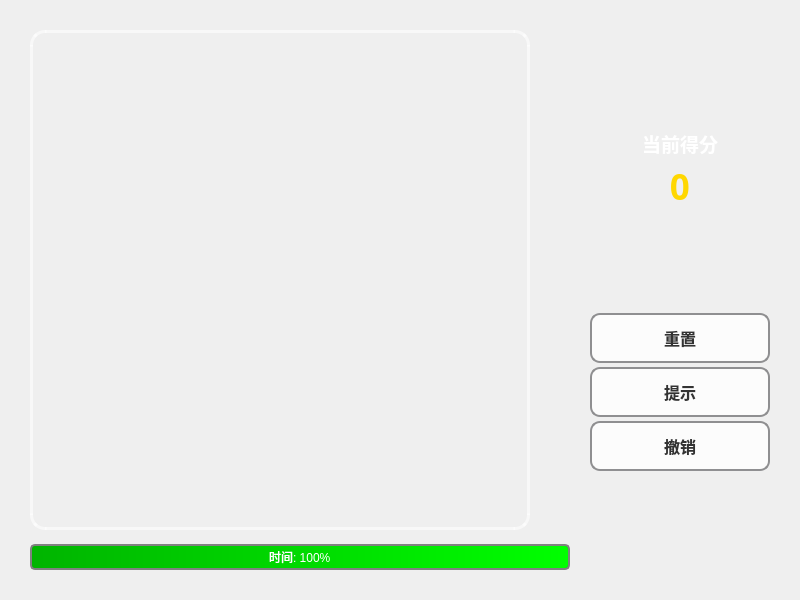
<?xml version="1.0" encoding="UTF-8"?>
<ui version="4.0">
 <class>GameWidget</class>
 <widget class="QWidget" name="GameWidget">
  <property name="geometry">
   <rect>
    <x>0</x>
    <y>0</y>
    <width>800</width>
    <height>600</height>
   </rect>
  </property>
  <property name="minimumSize">
   <size>
    <width>800</width>
    <height>600</height>
   </size>
  </property>
  <property name="maximumSize">
   <size>
    <width>800</width>
    <height>600</height>
   </size>
  </property>
  <property name="windowTitle">
   <string>宝石迷阵 - Bejeweled</string>
  </property>
  <property name="styleSheet">
   <string notr="true">#GameWidget {
        background-image: url(:/bgs/assets/images/game_bg.jpg);
}

QLabel {
        color: white;
        font-family: &quot;Microsoft YaHei&quot;;
        font-weight: bold;
}

QPushButton {
        background-color: rgba(255, 255, 255, 200);
        border: 2px solid #8f8f91;
        border-radius: 10px;
        padding: 5px;
        font-size: 16px;
        color: #333;
        font-weight: bold;
}

QPushButton:hover {
        background-color: rgba(255, 255, 255, 240);
        border-color: #ffffff;
}

QPushButton:pressed {
        background-color: rgba(200, 200, 200, 200);
        border-color: #555;
}</string>
  </property>
  <layout class="QHBoxLayout" name="horizontalLayout" stretch="3,1">
   <property name="spacing">
    <number>20</number>
   </property>
   <property name="leftMargin">
    <number>30</number>
   </property>
   <property name="topMargin">
    <number>30</number>
   </property>
   <property name="rightMargin">
    <number>30</number>
   </property>
   <property name="bottomMargin">
    <number>30</number>
   </property>
   <item>
    <layout class="QVBoxLayout" name="leftLayout">
     <item>
      <widget class="QFrame" name="frame_board">
       <property name="minimumSize">
        <size>
         <width>500</width>
         <height>500</height>
        </size>
       </property>
       <property name="maximumSize">
        <size>
         <width>500</width>
         <height>500</height>
        </size>
       </property>
       <property name="styleSheet">
        <string notr="true">border: 3px solid rgba(255, 255, 255, 150);
border-radius: 15px;</string>
       </property>
       <property name="frameShape">
        <enum>QFrame::Shape::StyledPanel</enum>
       </property>
       <property name="frameShadow">
        <enum>QFrame::Shadow::Raised</enum>
       </property>
      </widget>
     </item>
     <item>
      <widget class="QProgressBar" name="progressBar_time">
       <property name="styleSheet">
        <string notr="true">QProgressBar {
        border: 2px solid grey;
        border-radius: 5px;
        text-align: center;
        background-color: rgba(0,0,0,150);
        color: white;
}
QProgressBar::chunk {
        background-color: qlineargradient(spread:pad, x1:0, y1:0, x2:1, y2:0, stop:0 rgba(0, 180, 0, 255), stop:1 rgba(0, 255, 0, 255));
        border-radius: 3px;
}</string>
       </property>
       <property name="value">
        <number>100</number>
       </property>
       <property name="format">
        <string>时间: %v%</string>
       </property>
      </widget>
     </item>
    </layout>
   </item>
   <item>
    <layout class="QVBoxLayout" name="rightLayout">
     <property name="spacing">
      <number>4</number>
     </property>
     <item>
      <spacer name="verticalSpacer_2">
       <property name="orientation">
        <enum>Qt::Orientation::Vertical</enum>
       </property>
       <property name="sizeHint" stdset="0">
        <size>
         <width>20</width>
         <height>40</height>
        </size>
       </property>
      </spacer>
     </item>
     <item>
      <widget class="QLabel" name="label_title">
       <property name="font">
        <font>
         <family>Microsoft YaHei</family>
         <pointsize>14</pointsize>
         <bold>true</bold>
        </font>
       </property>
       <property name="text">
        <string>当前得分</string>
       </property>
       <property name="alignment">
        <set>Qt::AlignmentFlag::AlignCenter</set>
       </property>
      </widget>
     </item>
     <item>
      <widget class="QLabel" name="label_score">
       <property name="font">
        <font>
         <family>Microsoft YaHei</family>
         <pointsize>26</pointsize>
         <bold>true</bold>
        </font>
       </property>
       <property name="styleSheet">
        <string notr="true">color: #FFD700; /* 金色字体 */
text-shadow: 2px 2px 2px black;</string>
       </property>
       <property name="text">
        <string>0</string>
       </property>
       <property name="alignment">
        <set>Qt::AlignmentFlag::AlignCenter</set>
       </property>
      </widget>
     </item>
     <item>
      <spacer name="verticalSpacer">
       <property name="orientation">
        <enum>Qt::Orientation::Vertical</enum>
       </property>
       <property name="sizeHint" stdset="0">
        <size>
         <width>20</width>
         <height>40</height>
        </size>
       </property>
      </spacer>
     </item>
     <item>
      <widget class="QPushButton" name="btn_reset">
       <property name="minimumSize">
        <size>
         <width>0</width>
         <height>50</height>
        </size>
       </property>
       <property name="text">
        <string>重置</string>
       </property>
      </widget>
     </item>
     <item>
      <widget class="QPushButton" name="btn_hint">
       <property name="minimumSize">
        <size>
         <width>0</width>
         <height>50</height>
        </size>
       </property>
       <property name="text">
        <string>提示</string>
       </property>
      </widget>
     </item>
     <item>
      <widget class="QPushButton" name="btn_undo">
       <property name="minimumSize">
        <size>
         <width>0</width>
         <height>50</height>
        </size>
       </property>
       <property name="text">
        <string>撤销</string>
       </property>
      </widget>
     </item>
     <item>
      <spacer name="verticalSpacer_3">
       <property name="orientation">
        <enum>Qt::Orientation::Vertical</enum>
       </property>
       <property name="sizeHint" stdset="0">
        <size>
         <width>20</width>
         <height>40</height>
        </size>
       </property>
      </spacer>
     </item>
    </layout>
   </item>
  </layout>
 </widget>
 <resources/>
 <connections/>
</ui>
